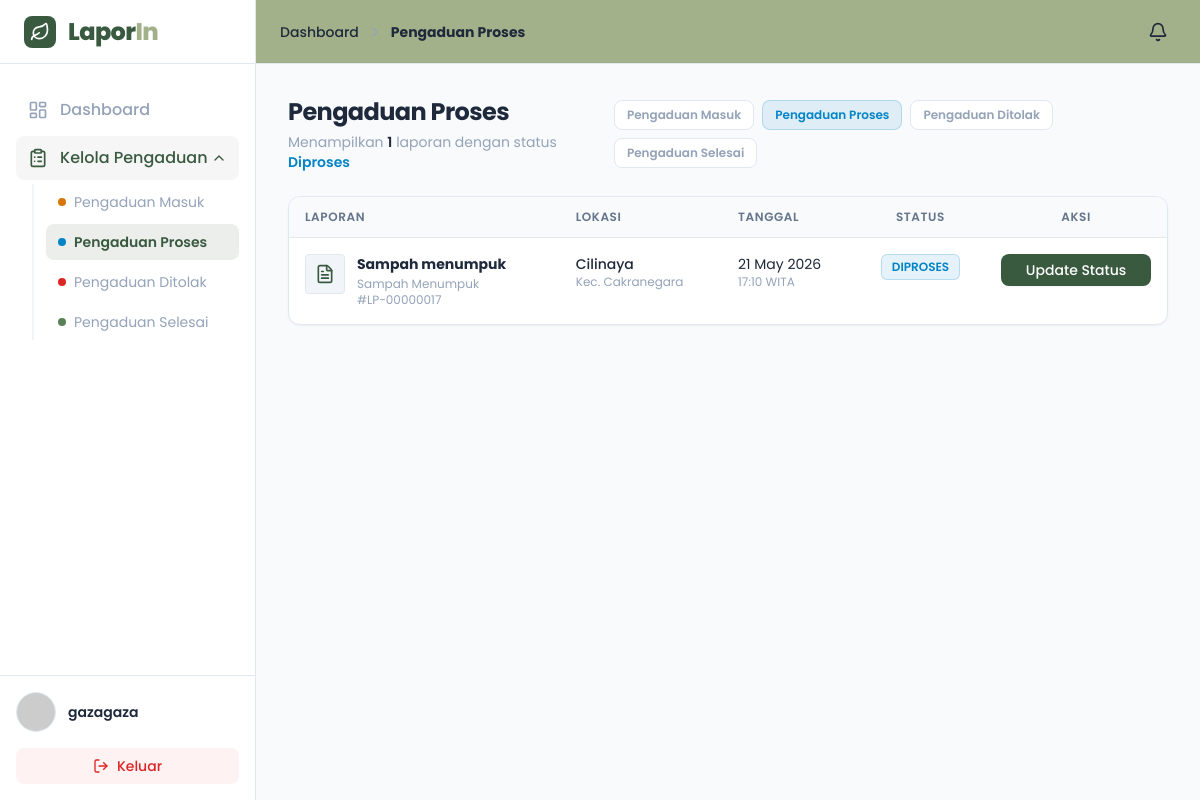
Page /petugas/pengaduan.php?status=Diproses (signed in) on the earlier database version.
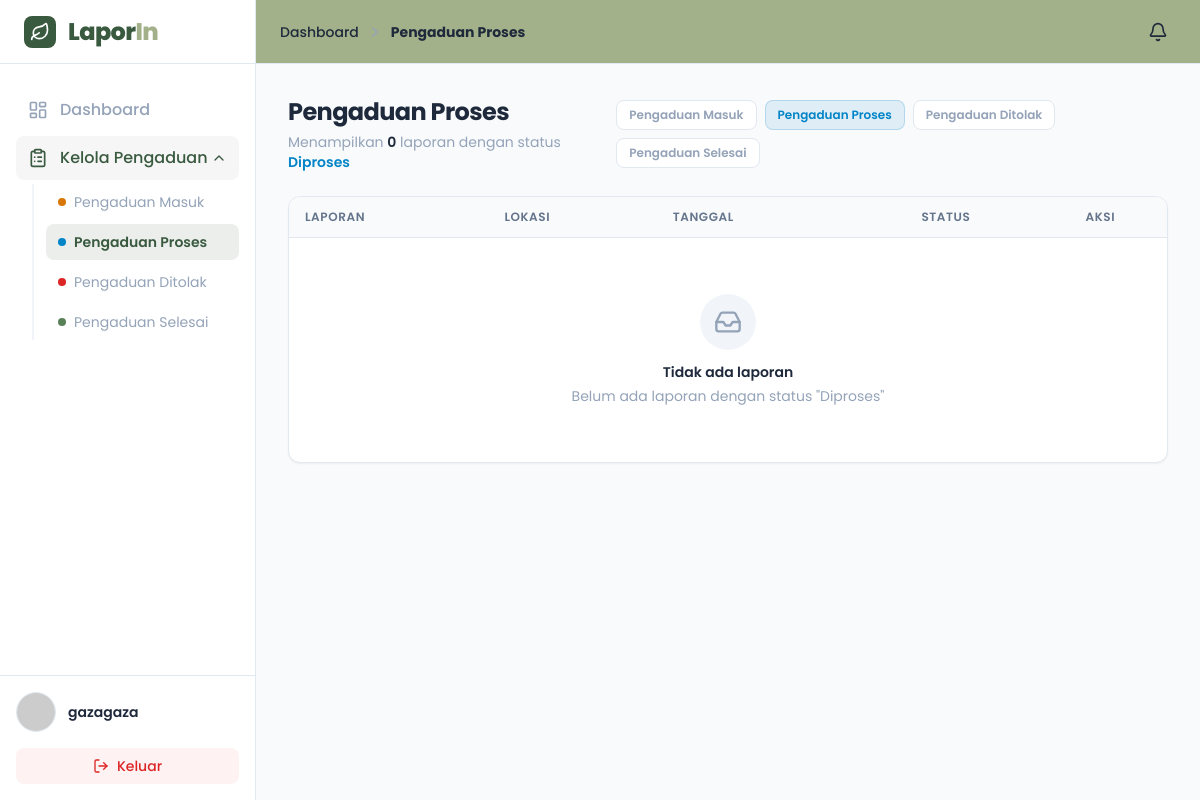
Same page on the later database version.
### tables this page shows
CREATE TABLE `laporan` (
  `id` int(11) NOT NULL,
  `user_id` int(11) NOT NULL,
  `judul` varchar(100) NOT NULL,
  `kategori` varchar(50) NOT NULL,
  `deskripsi` text NOT NULL,
  `foto` varchar(255) DEFAULT NULL,
  `rating` int(1) DEFAULT NULL,
  `ulasan` text DEFAULT NULL,
  `alamat` text NOT NULL,
  `kecamatan` varchar(50) NOT NULL,
  `kelurahan` varchar(50) NOT NULL,
  `latitude` decimal(10,8) DEFAULT NULL,
  `longitude` decimal(11,8) DEFAULT NULL,
  `status` enum('Menunggu','Diproses','Selesai','Ditolak') DEFAULT 'Menunggu',
  `tanggal` timestamp NOT NULL DEFAULT current_timestamp()
);

### petugas/pengaduan.php (the view, shortened to what the changed rows need)
<?php
require __DIR__ . '/../database/conection.php';
$dinas_id      = $_SESSION['petugas_dinas_id'];
$query_kategori = $pdo->query("SELECT kategori FROM dinas_kategori WHERE dinas_id = '$dinas_id'");
$kategori_list = [];
while ($row = $query_kategori->fetch()) {
    $kategori_list[] = "'" . trim($row['kategori']) . "'";
}
$allowed_status = ['Menunggu', 'Diproses', 'Ditolak', 'Selesai'];
$status_aktif   = isset($_GET['status']) && in_array($_GET['status'], $allowed_status)
                  ? $_GET['status']
                  : 'Menunggu';
$status_cfg = [
    'Menunggu' => ['label' => 'Pengaduan Masuk',   'dot' => 'bg-warning',   'badge_bg' => 'bg-warning/10',   'badge_text' => 'text-warning',   'badge_border' => 'border-warning/20',   'border_l' => 'border-warning'],
    'Diproses' => ['label' => 'Pengaduan Proses',  'dot' => 'bg-info',      'badge_bg' => 'bg-info/10',      'badge_text' => 'text-info',      'badge_border' => 'border-info/20',      'border_l' => 'border-info'],
    'Ditolak'  => ['label' => 'Pengaduan Ditolak', 'dot' => 'bg-danger',    'badge_bg' => 'bg-danger/10',    'badge_text' => 'text-danger',    'badge_border' => 'border-danger/20',    'border_l' => 'border-danger'],
    'Selesai'  => ['label' => 'Pengaduan Selesai', 'dot' => 'bg-secondary', 'badge_bg' => 'bg-secondary/10', 'badge_text' => 'text-secondary', 'badge_border' => 'border-secondary/20', 'border_l' => 'border-secondary'],
];
if (empty($kategori_list)) {
    $query_laporan = null;
    $total_status  = 0;
} else {
    $kategori_in   = implode(',', $kategori_list);
    $query_laporan = $pdo->prepare(
        "SELECT * FROM laporan
         WHERE kategori IN ($kategori_in)
         AND status = :status
         ORDER BY tanggal DESC"
    );
    $query_laporan->execute([':status' => $status_aktif]);
    $total_status = $query_laporan->rowCount();
}
$cfg = $status_cfg[$status_aktif];
?>
<!DOCTYPE html>
<html lang="id">
<head>
    <script src="https://cdn.tailwindcss.com"></script>
</head>
<body class="bg-light text-dark font-sans h-screen flex overflow-hidden">
<div class="flex-1 flex flex-col h-screen overflow-hidden">
    <main class="flex-1 overflow-y-auto bg-light p-4 sm:p-6 lg:p-8">
        <div class="max-w-6xl mx-auto space-y-6">
            <div class="flex flex-col sm:flex-row justify-between items-start sm:items-center gap-3">
                <div>
                    <h2 class="text-2xl font-bold text-dark tracking-tight"><?php echo $cfg['label']; ?></h2>
                    <p class="text-muted text-sm mt-1">
                        Menampilkan <span class="font-semibold text-dark"><?php echo $total_status; ?></span> laporan
                        dengan status <span class="font-semibold <?php echo $cfg['badge_text']; ?>"><?php echo $status_aktif; ?></span>
                    </p>
                </div>
                <div class="flex flex-wrap gap-2">
                    <?php foreach ($status_cfg as $s => $c): ?>
                    <a href="pengaduan.php?status=<?php echo $s; ?>"
                        class="px-3 py-1.5 rounded-lg text-xs font-semibold border transition-colors
                        <?php echo $status_aktif === $s
                            ? $c['badge_bg'] . ' ' . $c['badge_text'] . ' ' . $c['badge_border'] . ' border'
                            : 'bg-white text-muted border-slate-200 hover:border-slate-300'; ?>">
                        <?php echo $c['label']; ?>
                    </a>
                    <?php endforeach; ?>
                </div>
            </div>
            <div class="bg-white border border-slate-200 rounded-xl shadow-sm overflow-hidden">
                <div class="hidden md:block overflow-x-auto">
                    <table class="w-full text-left border-collapse">
                        <thead>
                            <tr class="bg-slate-50 border-b border-slate-200 text-xs uppercase tracking-wider text-slate-500">
                                <th class="py-3 px-4 font-semibold">Laporan</th>
                                <th class="py-3 px-4 font-semibold">Lokasi</th>
                                <th class="py-3 px-4 font-semibold">Tanggal</th>
                                <th class="py-3 px-4 text-center font-semibold">Status</th>
                                <?php if (in_array($status_aktif, ['Menunggu', 'Diproses'])): ?>
                                <th class="py-3 px-4 text-center font-semibold">Aksi</th>
                                <?php endif; ?>
                            </tr>
                        </thead>
                        <tbody id="taskTableBody" class="text-sm divide-y divide-slate-100">
                            <?php if ($query_laporan && $query_laporan->rowCount() > 0): ?>
                                <?php while ($lap = $query_laporan->fetch()): ?>
                                <tr class="hover:bg-slate-50 transition-colors cursor-pointer" id="row-<?php echo $lap['id']; ?>"
                                onclick="window.location='detailLaporan.php?id=<?php echo $lap['id']; ?>&from=<?php echo $status_aktif; ?>'">
                                    <td class="py-4 px-4 align-top">
                                        <div class="flex items-start gap-3">
                                            <div class="w-10 h-10 rounded bg-slate-100 flex items-center justify-center shrink-0 border border-slate-200">
                                                <i data-lucide="file-text" class="w-5 h-5 text-primary"></i>
                                            </div>
                                            <div>
                                                <p class="font-bold text-dark mb-0.5"><?php echo htmlspecialchars($lap['judul']); ?></p>
                                                <p class="text-xs text-muted"><?php echo htmlspecialchars($lap['kategori']); ?></p>
                                                <p class="text-xs text-muted">#LP-<?php echo str_pad($lap['id'], 8, '0', STR_PAD_LEFT); ?></p>
                                            </div>
                                        </div>
                                    </td>
                                    <td class="py-4 px-4 align-top">
                                        <p class="text-dark font-medium text-sm"><?php echo htmlspecialchars($lap['kelurahan']); ?></p>
                                        <p class="text-xs text-muted">Kec. <?php echo htmlspecialchars($lap['kecamatan']); ?></p>
                                    </td>
                                    <td class="py-4 px-4 align-top text-sm">
                                        <p class="text-dark"><?php echo date('d M Y', strtotime($lap['tanggal'])); ?></p>
                                        <p class="text-xs text-muted"><?php echo date('H:i', strtotime($lap['tanggal'])); ?> WITA</p>
                                    </td>
                                    <td class="py-4 px-4 align-top text-center" id="status-badge-<?php echo $lap['id']; ?>">
                                        <span class="inline-flex items-center px-2.5 py-1 rounded-md text-xs font-semibold <?php echo $cfg['badge_bg'] . ' ' . $cfg['badge_text'] . ' border ' . $cfg['badge_border']; ?>">
                                            <?php echo strtoupper($status_aktif); ?>
                                        </span>
                                    </td>
                                    <?php if (in_array($status_aktif, ['Menunggu', 'Diproses'])): ?>
                                    <td class="py-4 px-4 align-top text-center" id="aksi-<?php echo $lap['id']; ?>">
                                        <?php if ($status_aktif === 'Menunggu'): ?>
                                        <button onclick="event.stopPropagation();openModal(<?php echo $lap['id']; ?>, 'Menunggu', '<?php echo addslashes($lap['judul']); ?>')"
                                            class="bg-white border border-primary text-primary hover:bg-primary/5 px-3 py-1.5 rounded-lg text-sm font-medium transition-colors w-full shadow-sm">
                                            Mulai Proses
                                        </button>
                                        <?php else: ?>
                                        <button onclick="event.stopPropagation();openModal(<?php echo $lap['id']; ?>, 'Diproses', '<?php echo addslashes($lap['judul']); ?>')"
                                            class="bg-primary hover:bg-primary-dark text-white px-3 py-1.5 rounded-lg text-sm font-medium transition-colors w-full shadow-sm">
                                            Update Status
                                        </button>
                                        <?php endif; ?>
                                    </td>
                                    <?php endif; ?>
                                </tr>
                                <?php endwhile; ?>
                            <?php else: ?>
                                <tr>
                                    <td colspan="5" class="py-14 text-center text-muted">
                                        <div class="flex flex-col items-center">
                                            <div class="w-14 h-14 rounded-full bg-slate-100 flex items-center justify-center mb-3">
                                                <i data-lucide="inbox" class="w-7 h-7 text-slate-400"></i>
                                            </div>
                                            <p class="font-semibold text-dark">Tidak ada laporan</p>
                                            <p class="text-sm mt-1">Belum ada laporan dengan status "<?php echo $status_aktif; ?>"</p>
                                        </div>
                                    </td>
                                </tr>
                            <?php endif; ?>
                        </tbody>
                    </table>
                </div>
            </div>
        </div>
    </main>
</div>
</body>
</html>

Differences in the rows shown:
no longer on this page (row edited): laporan: judul "Sampah menumpuk", kategori "Sampah Menumpuk", id "00000017", kelurahan "Cilinaya", kecamatan "Cakranegara", tanggal "21 May 2026", tanggal "17:10"
Other differences:
$total_status: "1" → "0"
$status_aktif: (not shown) → "Diproses"
text now shown: "Tidak ada laporan Belum ada laporan dengan status \" \""
